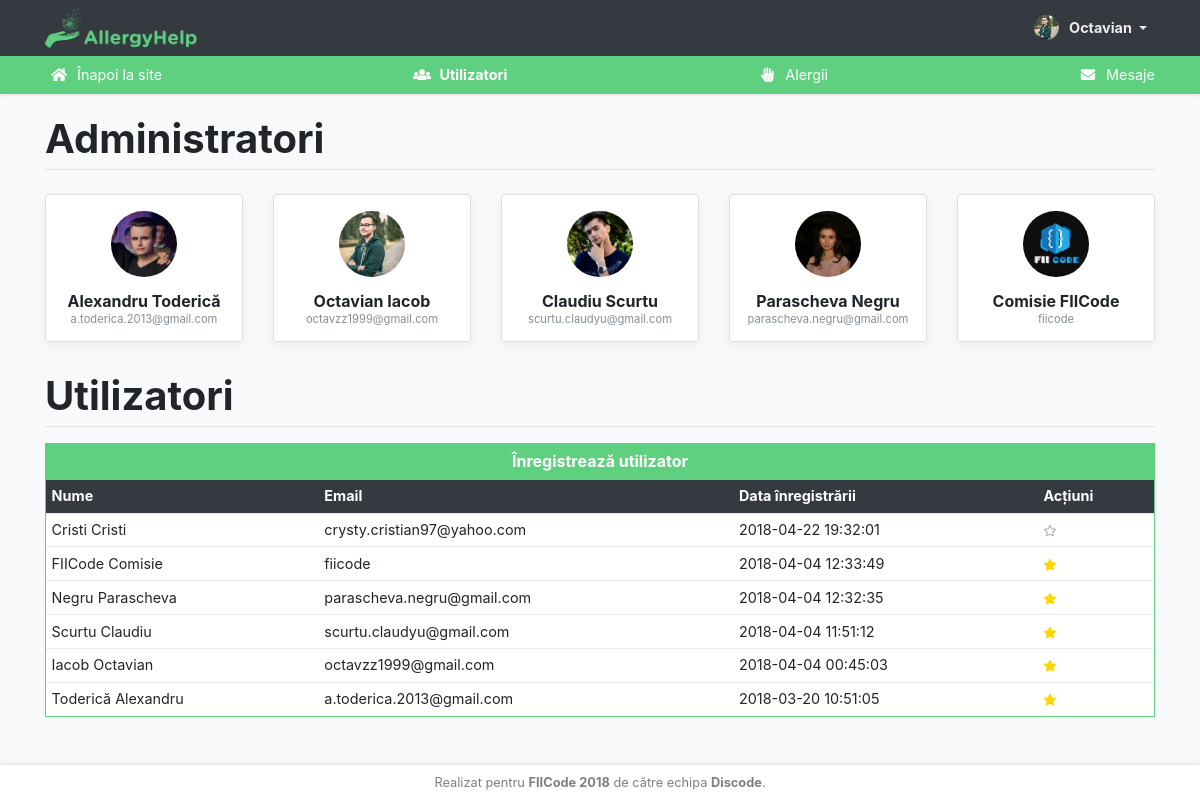
Before: /admin/index.php?p=users (signed in) with the older database file.
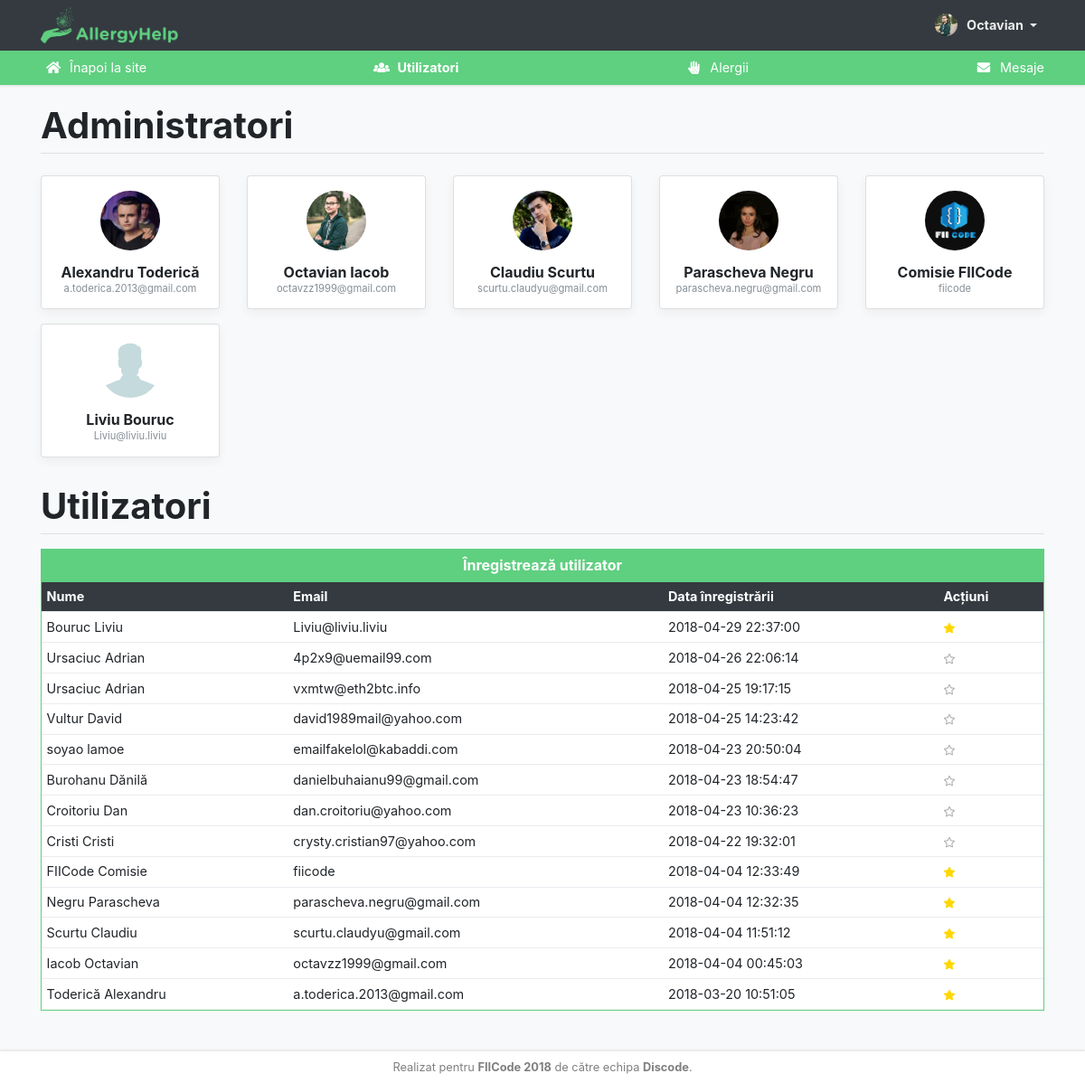
After: the same page with the newer database file.
### tables this page shows
CREATE TABLE `users` (
  `id` int(11) NOT NULL,
  `lastname` varchar(64) NOT NULL,
  `firstname` varchar(64) NOT NULL,
  `admin` tinyint(1) NOT NULL DEFAULT 0,
  `email` varchar(64) NOT NULL,
  `password` varchar(64) NOT NULL,
  `regtime` datetime NOT NULL
);

### assets/php/functions.php (the view, shortened to what this page needs)
<?php
	class Utils
	{
		public function __construct()
		{
			$this->db = new mysqli(DB_SERVER, DB_USERNAME, DB_PASSWORD, DB_DATABASE);
		}
		public function mysqli_result($res, $row = 0, $col = 0)
		{
			$numrows = mysqli_num_rows($res);
			if ($numrows && $row <= ($numrows - 1) && $row >= 0)
			{
				mysqli_data_seek($res,$row);
				$resrow = (is_numeric($col)) ? mysqli_fetch_row($res) : mysqli_fetch_assoc($res);
				if (isset($resrow[$col]))
					return $resrow[$col];
			}
			return false;
		}
	}
	class User extends Utils
	{
		public function get_firstname($id)
		{
			return $this->mysqli_result(mysqli_query($this->db, "SELECT firstname FROM users WHERE id = '$id'"));
		}
		public function isadmin($id)
		{
			return $this->mysqli_result(mysqli_query($this->db, "SELECT admin FROM users WHERE id = '$id'"));
		}
	}
	class Admin extends User
	{
		public function get_users()
		{
			$sql = "SELECT * FROM users ORDER BY regtime DESC";
			$result = mysqli_query($this->db, $sql);
			while($row = mysqli_fetch_assoc($result))
			{
				echo '
				<tr>
					<td>'.$row["lastname"].' '.$row["firstname"].'</td>
					<td>'.$row["email"].'</td>
					<td>'.$row["regtime"].'</td>
					<td>';
				if($row["admin"]) echo '<a title="Înlătură drepturile de administrator" class="revoke-admin-icon" href="?revokeadmin='.$row["id"].'" /><i class="fas fa-fw fa-star"></i></a>';
				else echo '<a title="Fă-l administrator" class="make-admin-icon" href="?makeadmin='.$row["id"].'" /><i class="far fa-fw fa-star make-admin-icon"></i></a>';
				echo '
					<!--<i class="fa fa-fw fa-edit text-info"></i>
					<i class="fa fa-fw fa-trash text-danger"></i>-->
					</td>
				</tr>';
			}
		}
		public function get_admins()
		{
			$sql = "SELECT * FROM users WHERE admin = 1 ORDER BY regtime ASC";
			$result = mysqli_query($this->db, $sql);
			while($row = mysqli_fetch_assoc($result))
			{
				echo '
				<div class="admin">
					<div class="card box-shadow">
						<div class="card-body p-3">
							<img class="avatar admin-avatar" src="'.$this->get_avatar($row["id"]).'" />
							<span class="admin-name">'.$row["firstname"].' '.$row["lastname"].'</span>
							<small class="text-muted">'.$row["email"].'</small>
						</div>
					</div>
				</div>
				';
			}
		}
		public function get_avatar($id)
		{
			if(file_exists("../assets/img/avatars/".$id.".jpg")) $avatar = $id;
			else $avatar = 0;
			$source = "../assets/img/avatars/" . $avatar . ".jpg?=" . filemtime('../assets/img/avatars/'.$avatar.'.jpg');
			return $source;
		}
		public function get_admin_session()
		{
			return isset($_SESSION['allergyhelp_admin_login']);
		}
	}
?>

### admin/index.php (shortened to what this page needs)
<?php
	include_once '../assets/php/functions.php';
	$user = new User();
	$admin = new Admin();
	if(isset($_SESSION['allergyhelp_admin_id']))
		$id = $_SESSION['allergyhelp_admin_id'];
	if ($admin->get_admin_session())
	{
		if(!$admin->isadmin($id))
		{
?>
<!DOCTYPE html>
<html lang="ro">
<head>
	<meta charset="utf-8">
	<meta name="theme-color" content="#5fcf80">
	<meta name="viewport" content="width=device-width, initial-scale=1, shrink-to-fit=no">
	<meta name="author" content="Discode">
	<title>AllergyHelp</title>
	<link rel="icon" type="image/x-icon" href="../assets/img/icon.png" />
	<link href="../assets/css/bootstrap/bootstrap.min.css" rel="stylesheet">
	<link href="../assets/css/admin.css" rel="stylesheet">
</head>
<body class="bg-light">
	<p class="no-admin text-center">
		Drepturile de administrator ți-au fost revocate.
		<br /><a href="index.php?q=logout">Click aici pentru delogare.</a>
	</p>
</body>
</html>
<?php
		}
		else
		{
			if(isset($_GET['p'])) $p = $_GET['p'];
?>
<!DOCTYPE html>
<html lang="ro">
<head>
	<link href="../assets/css/bootstrap/bootstrap.min.css" rel="stylesheet">
	<link href="../assets/css/fontawesome/fontawesome.min.css" rel="stylesheet">
	<link href="../assets/css/summernote/summernote-bs4.css" rel="stylesheet">
	<link href="../assets/css/admin.css" rel="stylesheet">
</head>
<body class="bg-light">
	<nav class="navbar navbar-expand-lg navbar-dark bg-dark">
		<div class="container">
			<a class="navbar-brand m-auto" href="."><img src="../assets/img/logo-green.png" /></a>
			<div class="collapse navbar-collapse" id="navbarNav">
				<ul class="navbar-nav ml-auto">
					<li class="nav-item dropdown">
						<a class="nav-link dropdown-toggle" href="#" id="navbarDropdownMenuLink" data-toggle="dropdown" aria-haspopup="true" aria-expanded="false">
							<img class="avatar" src="<?php echo $admin->get_avatar($id); ?>"><?php echo $user->get_firstname($id); ?>
						</a>
					</li>
				</ul>
			</div>
		</div>
		<div class="navbar-links">
			<div class="container d-flex flex-column flex-lg-row justify-content-between">
				<a class="py-2 d-none d-lg-inline-block" href="../"><i class="fa fa-fw fa-home"></i> Înapoi la site</a>
				<a class="py-2 d-none d-lg-inline-block<?php if ((isset($p) ? $p : null) == "users") echo ' active'; ?>" href="?p=users"><i class="fa fa-fw fa-users"></i> Utilizatori</a>
				<a class="py-2 d-none d-lg-inline-block<?php if ((isset($p) ? $p : null) == "allergies") echo ' active'; ?>" href="?p=allergies"><i class="fa fa-fw fa-allergies"></i> Alergii</a>
				<a class="py-2 d-none d-lg-inline-block<?php if ((isset($p) ? $p : null) == "messages") echo ' active'; ?>" href="?p=messages"><i class="fa fa-fw fa-envelope"></i> Mesaje</a>
			</div>
		</div>
	</nav>
	<?php
		if(empty($p))
		{
	?>
	<main role="main">
		<section class="jumbotron text-center">
			<div class="container">
				<div class="row">
					<div class="col">
						<div class="card box-shadow">
							<div class="card-body">
								<h1><?php echo $admin->count_users(); ?></h1>
								<p class="card-text font-weight-bold">
									Utilizatori
								</p>
							</div>
						</div>
					</div>
					<div class="col">
						<div class="card box-shadow">
							<div class="card-body">
								<h1><?php echo $admin->count_allergies(); ?></h1>
								<p class="card-text font-weight-bold">
									Alergii
								</p>
							</div>
						</div>
					</div>
				</div>
			</div>
		</section>
		<div class="container">
			<div class="row">
				<div class="col-md-8">
					<div class="card box-shadow last-changes">
						<div class="card-header text-center font-weight-bold">
							Ultimele modificări
						</div>
						<div class="card-body p-1">
							<ul class="list-group list-group-flush">
								<?php $admin->get_actions(); ?>
							</ul>
						</div>
					</div>
				</div>
				<div class="col-md">
					<div class="card box-shadow last-changes">
						<div class="card-header text-center font-weight-bold">
							Ultimele logări
						</div>
						<div class="card-body p-1">
							<ul class="list-group list-group-flush">
								<?php $admin->get_logins(); ?>
							</ul>
						</div>
					</div>
				</div>
			</div>
		</div>
	</main>
	<?php
		}
		else if($p === "users")
		{
	?>
	<main role="main">
		<div class="container pt-4">
			<h1>Administratori</h1>
			<hr class="mt-0 mb-3" />
			<div class="row mb-4">
				<?php $admin->get_admins(); ?>
			</div>
			<h1>Utilizatori</h1>
			<hr class="mt-0 mb-3" />
			<a class="btn add-user btn-block" data-toggle="modal" data-target="#modal_add_user">Înregistrează utilizator</a>
			<div class="table-responsive">
				<table id="users-table" class="table table-sm">
					<thead>
						<tr>
							<th>Nume</th>
							<th>Email</th>
							<th>Data înregistrării</th>
							<th>Acțiuni</th>
						</tr>
					</thead>
					<tbody>
						<?php $admin->get_users(); ?>
					</tbody>
				</table>
			</div>
		</div>
	</main>
	<?php
		}
	?>
	<footer>
		Realizat pentru <strong><a href="https://fiicode.asii.ro/" target="_blank" rel="noopener">FIICode 2018</a></strong> de către echipa <strong>Discode</strong>.
	</footer>
</body>
</html>
<?php
		}
	}
?>

### assets/css/admin.css (style rules this page uses)
:root { --ah-green: #5fcf80; --ah-dark: #343a40; --ah-card-shadow: 0 1px 3px rgba(0,0,0,0.12), 0 1px 2px rgba(0,0,0,0.24); }
html { min-height: 100%; position: relative; }
body { font-family: -apple-system, BlinkMacSystemFont, "Segoe UI", Roboto, "Helvetica Neue", Arial, sans-serif; }
.navbar { position: absolute; top: 0; right: 0; left: 0; }
.navbar-dark .navbar-nav .nav-link { color: rgba(255,255,255,.9); font-size: 90%; font-weight: 700; }
.navbar-links { background: var(--ah-green); width: 100%; margin: .5rem -1rem -.5rem -1rem; box-shadow: 0 2px 2px 0 rgba(0, 0, 0, 0.07); position: absolute; margin-top: 0; top: 56px; }
.navbar-links a { font-size: 90%; color: white; font-weight: 400; }
.navbar-links a.active { font-weight: 700 !important; }
main { margin-top: 93px; padding-bottom: 5rem; }
.navbar-brand { margin: -5px; padding: 0; }
.navbar-brand img { height: 40px; }
.avatar { width: 25px; height: 25px; margin-right: 10px; float: left; margin-top: -2px; border-radius: 50%; }
.box-shadow { box-shadow: 0 0.25rem 0.75rem rgba(0, 0, 0, .05); }
.card { margin: .5rem 0; }
footer { padding: .5rem 0; color: rgba(0, 0, 0, 0.5); text-align: center; position: absolute; bottom: 0; width: 100%; font-size: 80%; background: #fff; box-shadow: 0 -2px 2px 0 rgba(0, 0, 0, 0.07); }
footer a { text-decoration: none; color: inherit; }
.admin { position: relative; width: 100%; padding-right: 15px; padding-left: 15px; line-height: 1; flex: 0 0 20%; max-width: 20%; text-align: center; }
.admin .admin-name { font-weight: 700; display: block; font-size: 1rem; }
.admin small { font-size: 70%; }
.admin .admin-avatar { margin-top: 0; width: 40%; height: auto; float: none; margin-bottom: 1rem; margin-right: 0; }
#users-table { background: #fff; }
#users-table td, #users-table th { padding: .35rem; white-space: nowrap; font-size: .9rem; }
.add-user { border: none; background: var(--ah-green); color: #fff !important; cursor: pointer; font-weight: 700; border-radius: 0; }
a.btn { color: #fff !important; }
.h1, .h2, .h3, .h4, .h5, .h6, h1, h2, h3, h4, h5, h6 { font-weight: 700; }
#users-table a { font-weight: 700; font-size: 80%; }
#users-table thead th { border: 0; background: var(--ah-dark); color: white; }
.table-responsive { border: 1px solid var(--ah-green); }
.table-responsive table { margin-bottom: 1px; }
.revoke-admin-icon { color: #ffd700; }
.make-admin-icon { color: #afafaf; }
.fa-fw { width: 1.75rem; }
#users-table .fa-fw { text-align: left; }

Changed rows visible on the page:
added users: shows a picture, firstname "Liviu", lastname "Bouruc", email "Liviu@liviu.liviu", regtime "2018-04-29 22:37:00"
added users: lastname "Ursaciuc", firstname "Adrian", email "4p2x9@uemail99.com", regtime "2018-04-26 22:06:14", shown under "Utilizatori"
added users: lastname "Ursaciuc", firstname "Adrian", email "vxmtw@eth2btc.info", regtime "2018-04-25 19:17:15", shown under "Utilizatori"
added users: lastname "Vultur", firstname "David", email "david1989mail@yahoo.com", regtime "2018-04-25 14:23:42", shown under "Utilizatori"
added users: lastname "soyao", firstname "lamoe", email "emailfakelol@kabaddi.com", regtime "2018-04-23 20:50:04", shown under "Utilizatori"
added users: lastname "Burohanu", firstname "Dănilă", email "danielbuhaianu99@gmail.com", regtime "2018-04-23 18:54:47", shown under "Utilizatori"
added users: lastname "Croitoriu", firstname "Dan", email "dan.croitoriu@yahoo.com", regtime "2018-04-23 10:36:23", shown under "Utilizatori"
